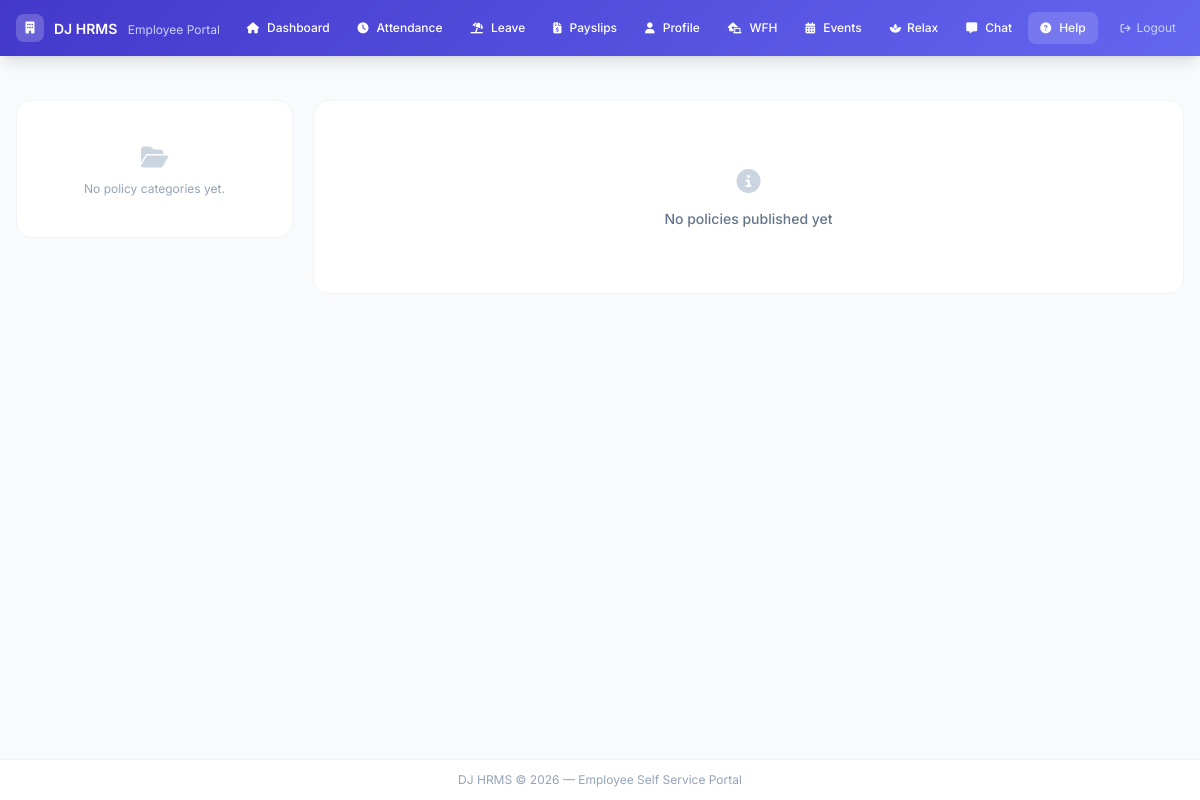
The page /help/ (signed in) on the database as committed earlier.
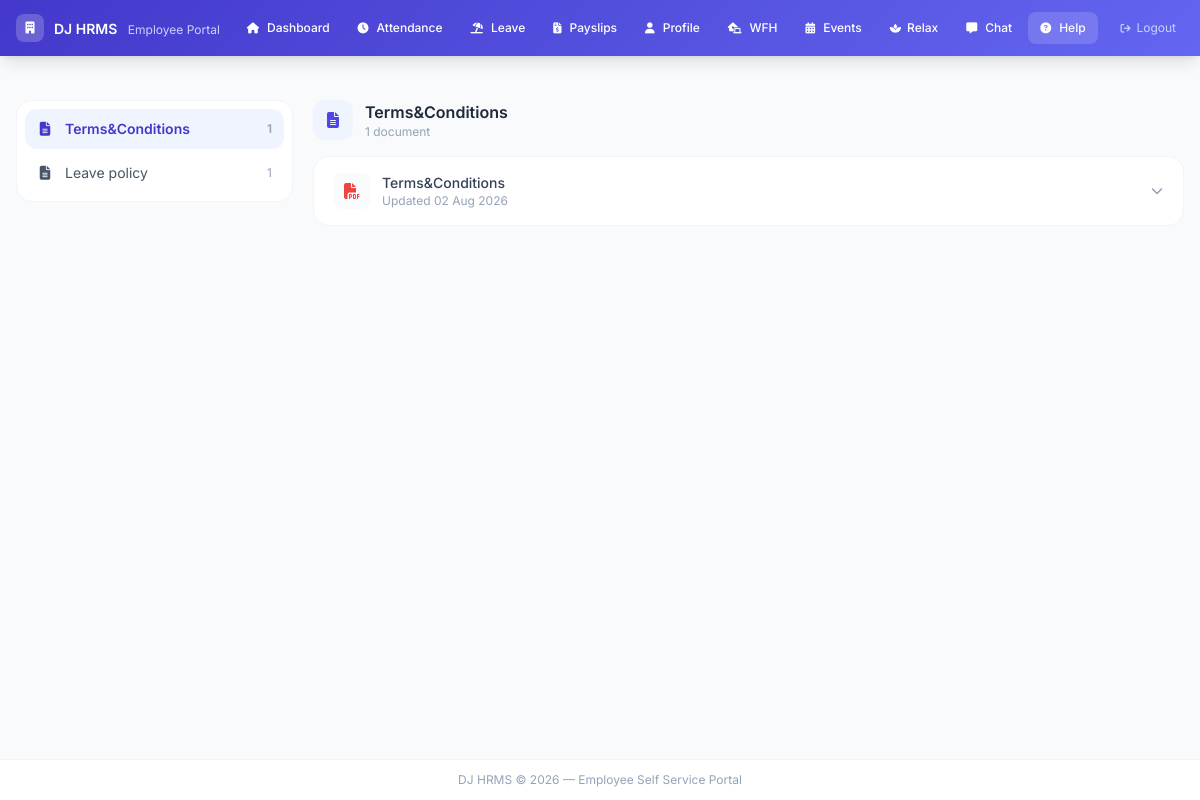
The same page on the database as committed later.
### helpcenter/models.py (models this page shows, shortened)
class PolicyCategory(models.Model):
    name        = models.CharField(max_length=100, unique=True)
    icon        = models.CharField(
        max_length=40, default='fa-file-lines',
        help_text="Font Awesome icon class, e.g. 'fa-umbrella-beach', 'fa-scale-balanced'"
    )
    order       = models.PositiveIntegerField(default=0)
    created_at  = models.DateTimeField(auto_now_add=True)
    class Meta:
        ordering = ['order', 'name']
        verbose_name_plural = 'Policy categories'

class PolicyDocument(models.Model):
    category        = models.ForeignKey(PolicyCategory, on_delete=models.CASCADE, related_name='documents')
    title           = models.CharField(max_length=200)
    file            = models.FileField(upload_to='policy_docs/', blank=True, null=True)
    extracted_text  = models.TextField(blank=True)
    extraction_note = models.CharField(max_length=255, blank=True)  # e.g. error message if extraction failed
    notes           = models.TextField(blank=True, help_text="Optional manual summary/notes shown above the extracted text")
    uploaded_by     = models.ForeignKey(User, on_delete=models.SET_NULL, null=True, blank=True)
    created_at      = models.DateTimeField(auto_now_add=True)
    updated_at      = models.DateTimeField(auto_now=True)
    class Meta:
        ordering = ['-updated_at']
    @property
    def file_ext(self):
        if not self.file:
            return ''
        return self.file.name.rsplit('.', 1)[-1].lower() if '.' in self.file.name else ''

### helpcenter/views.py (the view)
# urls.py: path('', views.help_home, name='help_home'),
@login_required
def help_home(request):
    categories = PolicyCategory.objects.prefetch_related('documents').all()
    active_id  = request.GET.get('category')
    active_category = None
    if active_id:
        active_category = categories.filter(id=active_id).first()
    if not active_category:
        active_category = categories.first()
    return render(request, 'helpcenter/help_home.html', {
        'categories':       categories,
        'active_category':  active_category,
        'base_template':    _base_template(request.user),
        'is_admin':         request.user.is_staff or request.user.is_superuser,
    })

### helpcenter/views.py (called while the page is built)
def _base_template(user):
    return 'base.html' if (user.is_staff or user.is_superuser) else 'portal/base_portal.html'

### hrms/context_processors.py (called while the page is built, shortened)
def notifications(request):
    if not request.user.is_authenticated:
        return {}
    if not (request.user.is_staff or request.user.is_superuser):
        return {}

def unread_messages(request):
    if not request.user.is_authenticated:
        return {}
    try:
        from messaging.models import Message
    except Exception:
        return {}
    count = Message.objects.filter(
        conversation__participants=request.user,
        is_read=False,
    ).exclude(sender=request.user).count()
    return {'unread_messages_count': count}

### templates/helpcenter/help_home.html (shortened to what this page needs)
{% extends base_template|default:'base.html' %}
{% block content %}
<div class="grid grid-cols-1 lg:grid-cols-4 gap-5">
  <div class="lg:col-span-1">
    <div class="bg-white rounded-2xl border border-slate-100 p-2 space-y-1 lg:sticky lg:top-4">
      {% for cat in categories %}
      <a href="?category={{ cat.id }}"
        class="flex items-center gap-3 px-3 py-2.5 rounded-xl text-sm transition-colors
          {% if active_category.id == cat.id %}bg-brand-50 text-brand-700 font-semibold{% else %}text-slate-600 hover:bg-slate-50{% endif %}">
        <i class="fas {{ cat.icon }} w-4 text-center"></i>
        <span class="flex-1">{{ cat.name }}</span>
        <span class="text-xs text-slate-400">{{ cat.documents.count }}</span>
      </a>
      {% empty %}
      <div class="text-center py-8 px-3">
        <i class="fas fa-folder-open text-slate-300 text-2xl mb-2"></i>
        <p class="text-slate-400 text-xs">No policy categories yet.</p>
      </div>
      {% endfor %}
    </div>
  </div>
  <div class="lg:col-span-3 space-y-4">
    {% if active_category %}
      <div class="flex items-center gap-3 mb-1">
        <div class="w-10 h-10 rounded-xl bg-brand-50 flex items-center justify-center">
          <i class="fas {{ active_category.icon }} text-brand-600"></i>
        </div>
        <div>
          <h2 class="text-slate-800 font-semibold text-base">{{ active_category.name }}</h2>
          <p class="text-slate-400 text-xs">{{ active_category.documents.count }} document{{ active_category.documents.count|pluralize }}</p>
        </div>
      </div>
      {% for doc in active_category.documents.all %}
      <div class="bg-white rounded-2xl border border-slate-100 overflow-hidden">
        <button type="button" onclick="document.getElementById('doc-{{ doc.id }}').classList.toggle('hidden'); this.querySelector('.chevron').classList.toggle('rotate-180')"
          class="w-full flex items-center justify-between gap-3 px-5 py-4 hover:bg-slate-50 transition-colors text-left">
          <div class="flex items-center gap-3 min-w-0">
            <div class="w-9 h-9 rounded-lg bg-slate-50 flex items-center justify-center flex-shrink-0">
              {% if doc.file_ext == 'pdf' %}<i class="fas fa-file-pdf text-red-500"></i>
              {% elif doc.file_ext == 'docx' or doc.file_ext == 'doc' %}<i class="fas fa-file-word text-blue-500"></i>
              {% else %}<i class="fas fa-file-lines text-slate-400"></i>{% endif %}
            </div>
            <div class="min-w-0">
              <p class="text-slate-700 text-sm font-medium truncate">{{ doc.title }}</p>
              <p class="text-slate-400 text-xs">Updated {{ doc.updated_at|date:"d M Y" }}</p>
            </div>
          </div>
          <div class="flex items-center gap-3 flex-shrink-0">
            <i class="fas fa-chevron-down chevron text-slate-400 text-xs transition-transform"></i>
          </div>
        </button>
      </div>
      {% endfor %}
    {% else %}
      <div class="bg-white rounded-2xl border border-slate-100 py-16 text-center">
        <i class="fas fa-circle-info text-slate-300 text-2xl mb-3"></i>
        <p class="text-slate-500 font-medium text-sm">No policies published yet</p>
      </div>
    {% endif %}
  </div>
</div>
{% endblock %}

Rows that differ between the two databases and show on the page:
added PolicyCategory: name "Terms&Conditions", documents.count "1"
added PolicyCategory: name "Leave policy", documents.count "1"
added PolicyDocument: title "Terms&Conditions", updated_at "02 Aug 2026"
Other text that changed with them:
text no longer shown: "No policy categories yet. No policies published yet"
text now shown: "document"
